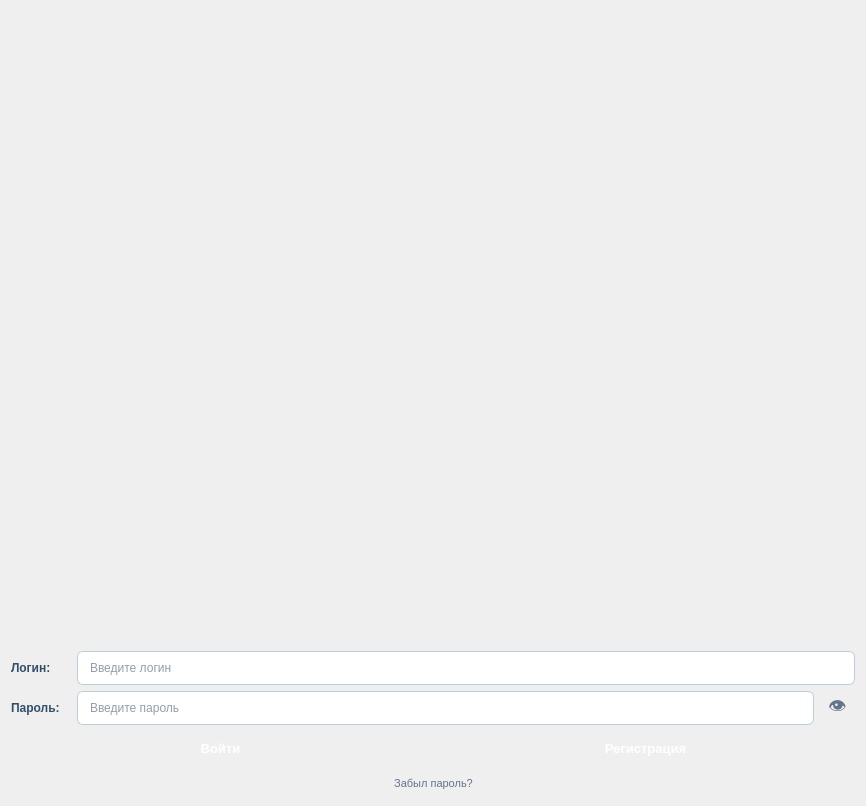
<?xml version="1.0" encoding="UTF-8"?>
<ui version="4.0">
 <class>FormAuth</class>
 <widget class="QWidget" name="FormAuth">
  <property name="geometry">
   <rect>
    <x>0</x>
    <y>0</y>
    <width>866</width>
    <height>806</height>
   </rect>
  </property>
  <property name="windowTitle">
   <string>Авторизация</string>
  </property>
  <property name="styleSheet">
   <string notr="true">QWidget {
    background: qlineargradient(x1:0, y1:0, x2:0, y2:1,
                                stop:0 #f0f4f8,
                                stop:1 #d9e2ec);
    font-family: 'Segoe UI', 'Arial', sans-serif;
}

/* Кнопка &quot;Забыл пароль&quot; */
QPushButton#forgotButton {
    background: transparent;
    color: #64748b;
    border: none;
    font-size: 11px;
    font-weight: normal;
    text-align: center;
    padding: 5px;
}

QPushButton#forgotButton:hover {
    color: #3b82f6;
    text-decoration: underline;
}

QPushButton#forgotButton:pressed {
    color: #2563eb;
}

/* Кнопка-глаз */
QPushButton#togglePasswordButton {
    background: transparent;
    border: none;
    font-size: 18px;
    color: #64748b;
    padding: 0px;
    margin: 0px;
    max-width: 35px;
    min-width: 35px;
}

QPushButton#togglePasswordButton:hover {
    color: #3b82f6;
}

QPushButton#togglePasswordButton:pressed {
    color: #2563eb;
}</string>
  </property>
  <layout class="QVBoxLayout" name="verticalLayout_2">
   <item>
    <layout class="QVBoxLayout" name="verticalLayout">
     <item>
      <widget class="QLabel" name="titleLabel">
       <property name="font">
        <font>
         <family>Segoe UI</family>
         <pointsize>-1</pointsize>
         <bold>true</bold>
        </font>
       </property>
       <property name="styleSheet">
        <string notr="true">QLabel#titleLabel {
    color: #2c3e50;
    font-size: 18px;
    font-weight: bold;
    margin-bottom: 20px;
}</string>
       </property>
       <property name="text">
        <string/>
       </property>
       <property name="pixmap">
        <pixmap>:/images/title.jpg</pixmap>
       </property>
       <property name="alignment">
        <set>Qt::AlignmentFlag::AlignCenter</set>
       </property>
      </widget>
     </item>
     <item>
      <layout class="QGridLayout" name="gridLayout">
       <item row="0" column="0">
        <widget class="QLabel" name="loginLabel">
         <property name="styleSheet">
          <string notr="true">QLabel#loginLabel, QLabel#passwordLabel {
    color: #334e68;
    font-size: 12px;
    font-weight: bold;
    min-width: 60px;
}</string>
         </property>
         <property name="text">
          <string>Логин:</string>
         </property>
        </widget>
       </item>
       <item row="0" column="1" colspan="2">
        <widget class="QLineEdit" name="loginEdit">
         <property name="styleSheet">
          <string notr="true">QLineEdit {
    background-color: white;
    border: 1px solid #bcccd9;
    border-radius: 6px;
    padding: 8px 10px;
    font-size: 12px;
    color: #243b53;
    selection-background-color: #1992d4;
}
QLineEdit:focus {
    border: 2px solid #1992d4;
    background-color: #ffffff;
}
QLineEdit:hover {
    border: 1px solid #829ab1;
}</string>
         </property>
         <property name="placeholderText">
          <string>Введите логин</string>
         </property>
        </widget>
       </item>
       <item row="1" column="0">
        <widget class="QLabel" name="passwordLabel">
         <property name="styleSheet">
          <string notr="true">QLabel#loginLabel, QLabel#passwordLabel {
    color: #334e68;
    font-size: 12px;
    font-weight: bold;
    min-width: 60px;
}</string>
         </property>
         <property name="text">
          <string>Пароль:</string>
         </property>
        </widget>
       </item>
       <item row="1" column="1">
        <widget class="QLineEdit" name="passwordEdit">
         <property name="styleSheet">
          <string notr="true">QLineEdit {
    background-color: white;
    border: 1px solid #bcccd9;
    border-radius: 6px;
    padding: 8px 10px;
    font-size: 12px;
    color: #243b53;
    selection-background-color: #1992d4;
}
QLineEdit:focus {
    border: 2px solid #1992d4;
    background-color: #ffffff;
}
QLineEdit:hover {
    border: 1px solid #829ab1;
}</string>
         </property>
         <property name="echoMode">
          <enum>QLineEdit::EchoMode::Password</enum>
         </property>
         <property name="placeholderText">
          <string>Введите пароль</string>
         </property>
        </widget>
       </item>
       <item row="1" column="2">
        <widget class="QPushButton" name="togglePasswordButton">
         <property name="cursor">
          <cursorShape>PointingHandCursor</cursorShape>
         </property>
         <property name="text">
          <string>👁️</string>
         </property>
        </widget>
       </item>
      </layout>
     </item>
     <item>
      <layout class="QHBoxLayout" name="horizontalLayout">
       <item>
        <widget class="QPushButton" name="loginButton">
         <property name="styleSheet">
          <string notr="true">QPushButton#loginButton {
    background: qlineargradient(x1:0, y1:0, x2:0, y2:1,
                                stop:0 #1992d4,
                                stop:1 #0c6b9e);
    color: white;
    border: none;
    border-radius: 6px;
    padding: 10px 20px;
    font-size: 13px;
    font-weight: bold;
    min-width: 120px;
}
QPushButton#loginButton:hover {
    background: qlineargradient(x1:0, y1:0, x2:0, y2:1,
                                stop:0 #0c6b9e,
                                stop:1 #085078);
}
QPushButton#loginButton:pressed {
    background: #085078;
    padding-top: 12px;
    padding-bottom: 8px;
}</string>
         </property>
         <property name="text">
          <string>Войти</string>
         </property>
        </widget>
       </item>
       <item>
        <widget class="QPushButton" name="registerButton">
         <property name="styleSheet">
          <string notr="true">QPushButton#registerButton {
    background: qlineargradient(x1:0, y1:0, x2:0, y2:1,
                                stop:0 #627d98,
                                stop:1 #486581);
    color: white;
    border: none;
    border-radius: 6px;
    padding: 10px 20px;
    font-size: 13px;
    font-weight: bold;
    min-width: 120px;
}
QPushButton#registerButton:hover {
    background: qlineargradient(x1:0, y1:0, x2:0, y2:1,
                                stop:0 #486581,
                                stop:1 #334e68);
}
QPushButton#registerButton:pressed {
    background: #334e68;
}</string>
         </property>
         <property name="text">
          <string>Регистрация</string>
         </property>
        </widget>
       </item>
      </layout>
     </item>
     <item>
      <layout class="QHBoxLayout" name="forgotLayout">
       <item>
        <spacer name="forgotSpacer">
         <property name="orientation">
          <enum>Qt::Orientation::Horizontal</enum>
         </property>
         <property name="sizeHint" stdset="0">
          <size>
           <width>40</width>
           <height>20</height>
          </size>
         </property>
        </spacer>
       </item>
       <item>
        <widget class="QPushButton" name="forgotButton">
         <property name="cursor">
          <cursorShape>PointingHandCursor</cursorShape>
         </property>
         <property name="text">
          <string>Забыл пароль?</string>
         </property>
        </widget>
       </item>
       <item>
        <spacer name="forgotSpacer2">
         <property name="orientation">
          <enum>Qt::Orientation::Horizontal</enum>
         </property>
         <property name="sizeHint" stdset="0">
          <size>
           <width>40</width>
           <height>20</height>
          </size>
         </property>
        </spacer>
       </item>
      </layout>
     </item>
    </layout>
   </item>
  </layout>
 </widget>
 <resources/>
 <connections/>
</ui>
